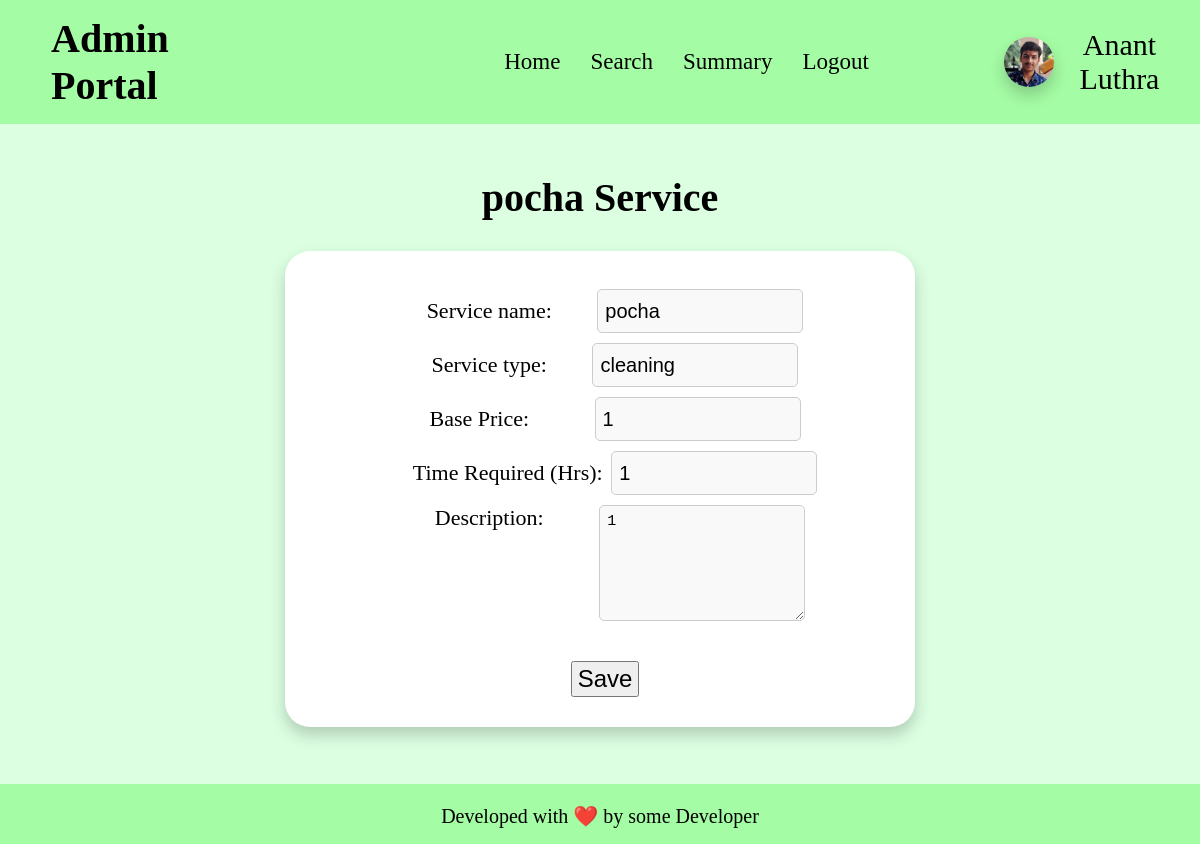
The page /admin_home/edit_service/1 on the database as committed earlier.
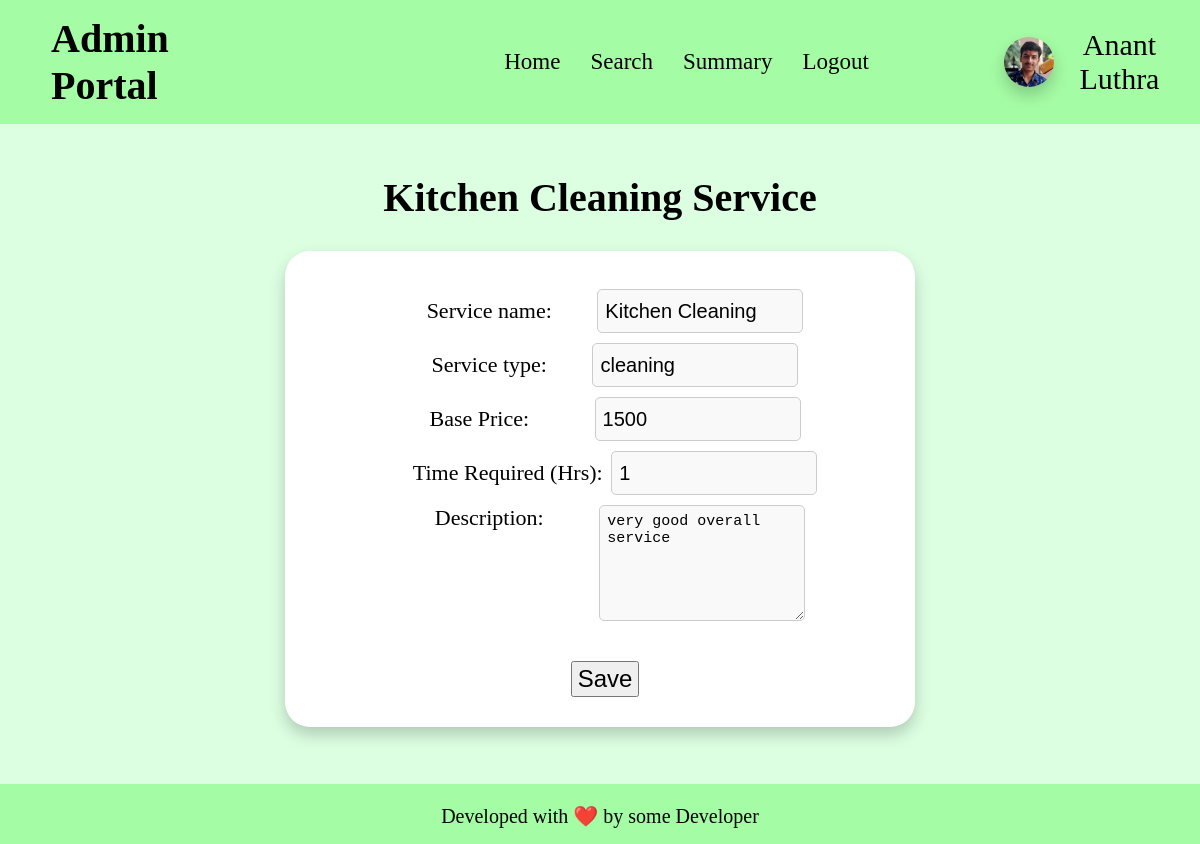
The same page on the database as committed later.
### app.py (models this page shows)
class service(db.Model):
    __tablename__ = "service"
    id = db.Column(db.Integer, primary_key=True, autoincrement=True)
    name = db.Column(db.String, nullable=False)
    base_price = db.Column(db.Integer, nullable=False)
    time_required = db.Column(db.Integer, nullable=False)
    description = db.Column(db.String, nullable=False)
    status = db.Column(db.Boolean, default = False)
    type = db.Column(db.String, nullable=False)
    professionals = db.relationship('professional', back_populates='service_type')
    service_requests = db.relationship('service_request', backref='service', cascade='all, delete-orphan')

### app.py (the view, shortened to what this page needs)
@app.route("/admin_home/edit_service/<int:id>", methods = ['GET', 'POST'])
def edit_service(id):
    if request.method == 'GET':
        ser = service.query.filter_by(id = id).first()
        if ser: # if service exists
            return render_template("edit_service.html", service = ser, admin_name = ADMIN_NAME)
        else:
            return "Invalid service id", 404
    else:
        return "This Request is not handled here.", 404

### templates/edit_service.html (shortened to what this page needs)
<!DOCTYPE html>
<html lang="en">
<head>
    <link rel="stylesheet" href="/static/css/profile-block.css">
    <link rel="stylesheet" href="/static/css/basic.css">
</head>
<body>
    <header>
        <h1>Admin Portal</h1>
        <ul>
            <li><a href="/admin_home">Home</a></li>
            <li><a href="/admin_search">Search</a></li>
            <li><a href="/admin_summary">Summary</a></li>
            <li><a href="/admin_logout">Logout</a></li>
        </ul>
        <div id="user-info">
            <img id="user-pic" src="/static/anant-pic.jpg" alt="Profile Picture">
            <div>{{admin_name}}</div>
        </div>
    </header>
    <main>
        <h1 id="logheading">{{service.name}} Service</h1>
        <div id="main">
            <form action="/admin_home/edit_service/{{service.id}}" method="POST">
                <br>
                <div class="credentials" id="service_name" style="margin-top: 10px;">
                    Service name: <input style="margin-left: 40px; width: 190px; height: 28px; font-size: 20px;" class="input-box"
                        size="x-large" type="text" name="name" value="{{service.name}}" required>
                </div>
                <div class="credentials" id="service_type" style="margin-top: 10px;">
                    Service type: <input style="margin-left: 40px; width: 190px; height: 28px; font-size: 20px;" class="input-box"
                        size="x-large" type="text" name="type" value="{{service.type}}" required>
                </div>
                <div class="credentials" id="base_price" style="margin-top: 10px;">
                    Base Price: <input style="margin-left: 60px; width: 190px; height: 28px; font-size: 20px;" class="input-box"
                        size="x-large" type="number" name="price" placeholder="0" value="{{service.base_price}}" required>
                </div>
                <div class="credentials" id="time_required" style="margin-top: 10px;">
                    Time Required (Hrs): <input class="input-box"
                        style="margin-left: 3px; width: 190px; height: 28px; font-size: 20px;" size="x-large"
                        type="number" name="time_required" placeholder="0" value="{{service.time_required}}" required>
                </div>
                <div class="credentials" style="margin-left: 10px; margin-top: 10px;">
                    Description: <textarea
                        style="font-size: 15px; margin-left: 50px; width: 190px; height: 100px; text-align: left; vertical-align: top;"
                        class="input-box" name="description" placeholder="About Service" required>{{service.description}}</textarea>
                </div>
                <div>
                    <input type="submit" value="Save"
                        style="padding: 2px 5px; margin-right: 20px; font-size: x-large;font-family:'Franklin Gothic Medium', 'Arial Narrow', Arial, sans-serif; margin-top: 30px; margin-bottom: 10px;">
                </div>
            </form>
        </div>
    </main>
    <footer>
        <p>
            Developed with ❤️ by some Developer
        </p>
    </footer>
</body>
</html>

Rows that differ between the two databases and show on the page:
changed service "cleaning": name "pocha" → "Kitchen Cleaning"; price "1" → "1500"; description "1" → "very good overall service"
